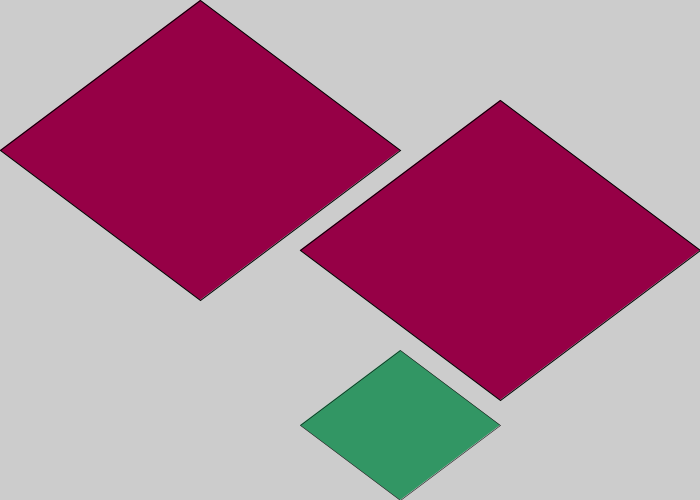
Frame 1 (no input)
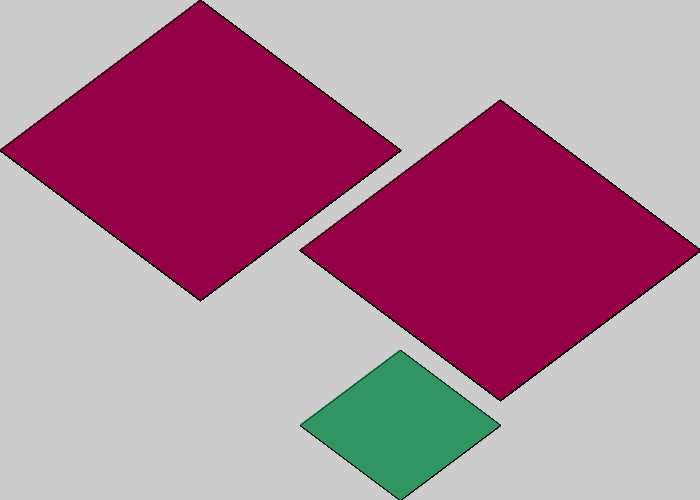
Frame 60 (the mouse pressed at the canvas centre just before this capture)
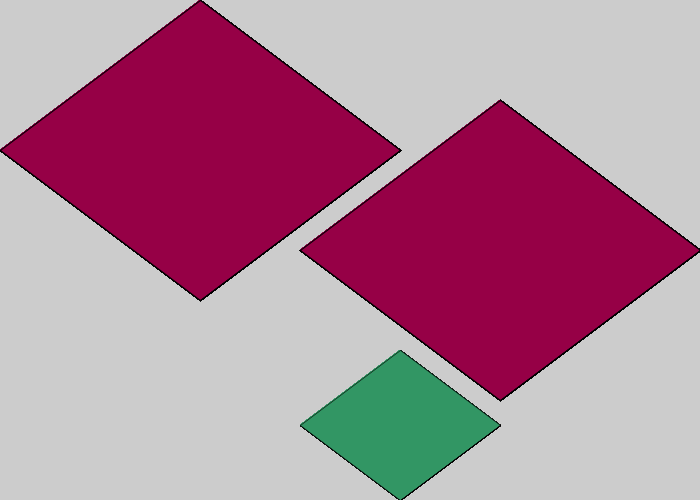
Frame 120 (the mouse held since frame 60 and released just before this capture)

The Processing sketch that drew these frames (run headless with seeded random() and noise(); from frame 60 on, the mouse is pressed at the canvas centre):

// Processing sketch: functions_exercise
// ── functions_exercise.pde
void setup () {
  size(700, 500);
}

void draw() {
  fill(150, 0, 70);
  diamond ();

  translate(300, 100);
  diamond();

  scale(0.5);
  fill(50, 150, 100);
  translate(0, 500);
  diamond();

}

void diamond() {
  push();
  translate(-200, 0);
  beginShape();
  vertex (400,0);
 vertex (200,150);
 vertex (400,300);
 vertex (600,150);

  endShape(CLOSE);
  pop();
}
